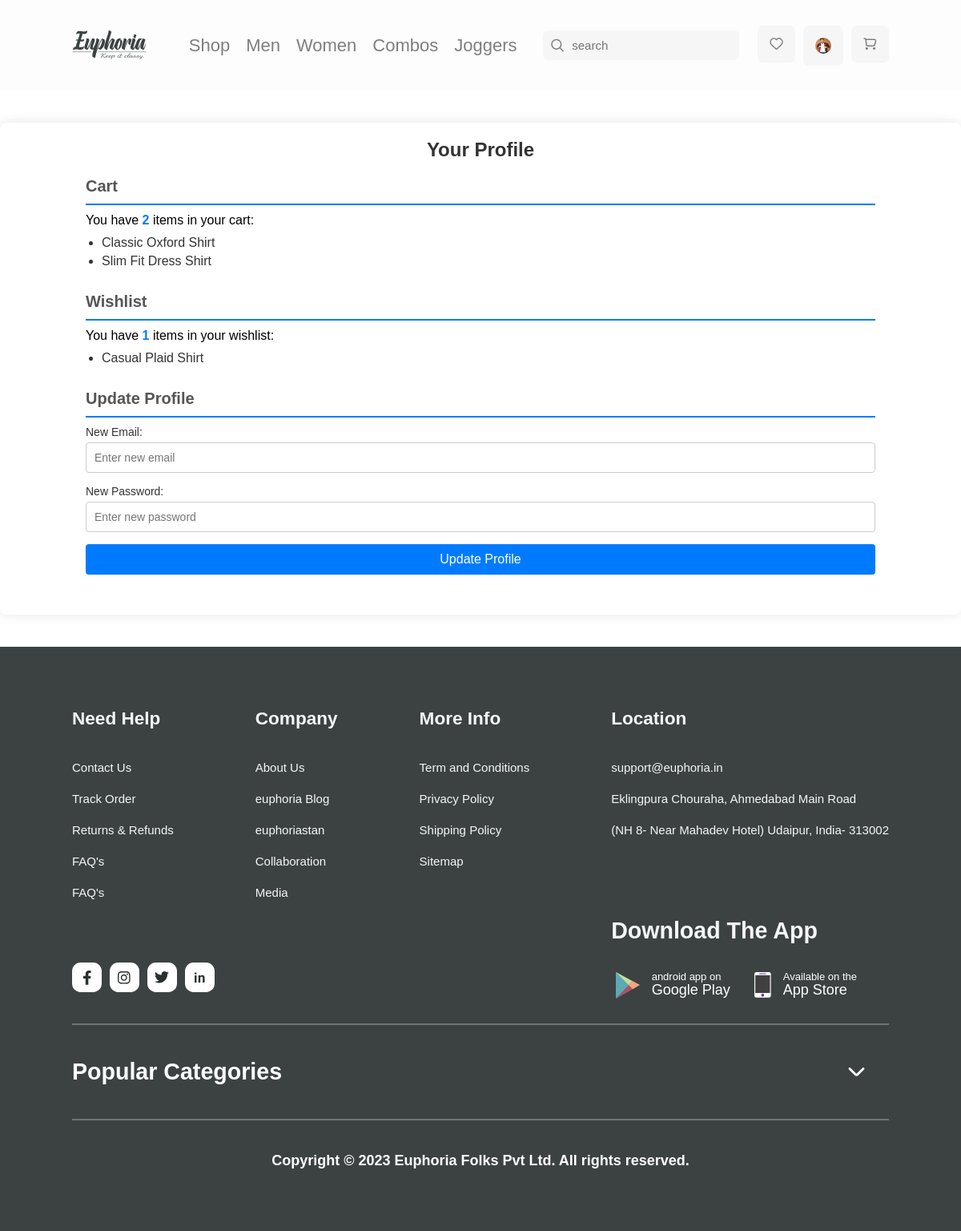
Screenshot of /profile/ (signed in) with the database file from the repository.
### web/models.py (models this page shows, shortened)
class Product(models.Model):
    name = models.CharField(max_length=100)
    brand = models.CharField(max_length=100)
    image = models.ImageField(
    upload_to='product/images', null=True, blank=True)
    price = models.DecimalField(max_digits=10, decimal_places=2)
    ratings = models.PositiveIntegerField()
    comment_count = models.PositiveIntegerField()
    description = models.TextField()
    sizes = models.ManyToManyField(Size)
    category = models.ForeignKey(Category, on_delete=models.CASCADE)
    gender = models.ForeignKey(Gender, on_delete=models.CASCADE)  # New field
    class Meta:
        verbose_name = 'Product'
        verbose_name_plural = 'Products'

### web/views.py (the view, shortened to what this page needs)
# urls.py: path('profile/', profile, name='profile'),
@login_required
def profile(request):
    cart_items = Cart.objects.filter(user=request.user)
    cart_count = cart_items.count()
    cart_product_names = [item.product.name for item in cart_items]
    wishlist_items = Wishlist.objects.filter(user=request.user)
    wishlist_count = wishlist_items.count()
    wishlist_product_names = [item.product.name for item in wishlist_items]
    context = {
        "cart_count": cart_count,
        "cart_product_names": cart_product_names,
        "wishlist_count": wishlist_count,
        "wishlist_product_names": wishlist_product_names,
    }
    return render(request, 'User_profile.html', context=context)

### web/context_processors.py (called while the page is built)
def main_context(request):
    context = {
        "title": "Euphoria",
        "a": 1,
    }
    return context

### templates/User_profile.html (shortened to what this page needs)
{% extends 'index.html' %} {% load static %} {% block mymessage %}
<div class="profile-container">
  <div class="wrapper">
    <h2 class="profile-heading">Your Profile</h2>
    <section class="profile-section">
      <h3 class="profile-subheading">Cart</h3>
      <p>
        You have <span class="count">{{ cart_count }}</span> items in your cart:
      </p>
      <ul class="product-list">
        {% for product_name in cart_product_names %}
        <li>{{ product_name }}</li>
        {% endfor %}
      </ul>
    </section>
    <section class="profile-section">
      <h3 class="profile-subheading">Wishlist</h3>
      <p>
        You have <span class="count">{{ wishlist_count }}</span> items in your
        wishlist:
      </p>
      <ul class="product-list">
        {% for product_name in wishlist_product_names %}
        <li>{{ product_name }}</li>
        {% endfor %}
      </ul>
    </section>
    <section class="profile-section">
      <h3 class="profile-subheading">Update Profile</h3>
      <form method="post">
        <div class="form-group">
          <label for="email">New Email:</label>
          <input
            type="email"
            name="email"
            id="email"
            value="{{ user.email }}"
            placeholder="Enter new email"
          />
        </div>
        <div class="form-group">
          <label for="password">New Password:</label>
          <input
            type="password"
            name="password"
            id="password"
            placeholder="Enter new password"
          />
        </div>
        <button type="submit" class="update-btn">Update Profile</button>
      </form>
    </section>
  </div>
</div>
{% endblock %}

### static/css/style.css (style rules this page uses)
* { margin: 0; padding: 0; box-sizing: border-box; text-decoration: none; }
body { font-family: "Open Sans", sans-serif; }
.wrapper { width: 85%; max-width: 1280px; margin: 0 auto; }
.profile-container { font-family: Arial, sans-serif; background-color: #fff; border-radius: 8px; box-shadow: 0 0 15px rgba(0, 0, 0, 0.1); padding: 20px; margin: 40px auto; }
.profile-heading { text-align: center; color: #333; font-size: 24px; margin-bottom: 20px; }
.profile-section { margin-bottom: 30px; }
.profile-subheading { color: #555; border-bottom: 2px solid #007bff; padding-bottom: 10px; margin-bottom: 10px; font-size: 20px; }
.count { font-weight: bold; color: #007bff; }
.product-list { list-style-type: disc; padding-left: 20px; margin-top: 10px; }
.product-list li { color: #333; margin-bottom: 5px; font-size: 16px; }
.form-group { margin-bottom: 15px; }
.form-group label { display: block; color: #333; margin-bottom: 5px; font-size: 14px; }
.form-group input[type="email"], .form-group input[type="password"] { width: 100%; padding: 10px; border: 1px solid #ccc; border-radius: 4px; box-sizing: border-box; font-size: 14px; }
.update-btn { background-color: #007bff; color: #fff; padding: 10px 20px; border: none; border-radius: 4px; cursor: pointer; transition: background-color 0.3s ease; font-size: 16px; width: 100%; }

### rows the page displays
Product: cart_product_names "Classic Oxford Shirt"
Product: cart_product_names "Slim Fit Dress Shirt"
Product: wishlist_product_names "Casual Plaid Shirt"

### other values shown
{{ cart_count }} "2"
{{ wishlist_count }} "1"
